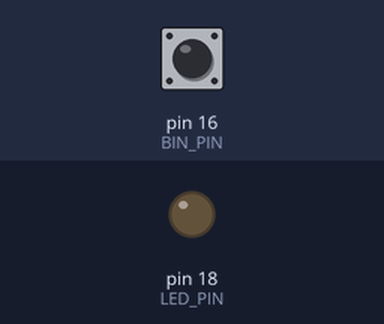
The program below on a simulated Raspberry Pi (header pin numbers). Parts: output pins drawn as LEDs (lit = HIGH). The test bench sets the inputs (shaded band); at power-on: pin 16 (BIN_PIN) HIGH. What the program prints to the terminal is not drawn.

Above: at 1.2 s.
1.3 s: pin 16 (BIN_PIN) pulled LOW for 0.15 s
At 1.37 s:
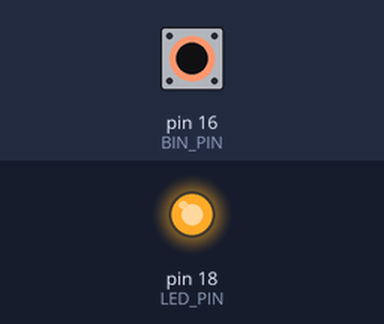
2.9 s: pin 16 (BIN_PIN) pulled LOW for 3.2 s
At 7.0 s:
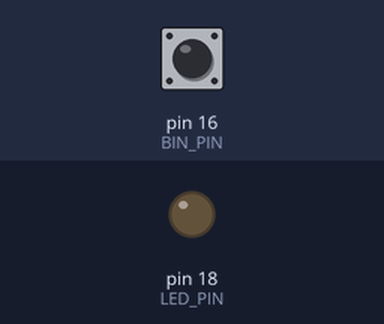
Timing chart, 0 to 8.5 s (numbered marks = the images above; inputs shaded):
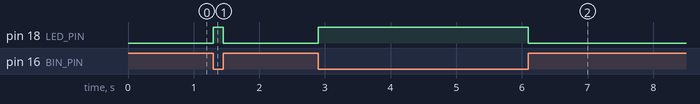

Measured:
- after the input at 1.3 s, pin 18 (LED_PIN): LOW → HIGH at once, → LOW 0.15 s later
- after the input at 2.9 s, pin 18 (LED_PIN): LOW → HIGH at once, → LOW 3.2 s later

The program:

checkpoint1.1.py
```python
# Luís Carlos Delgado Torrecilha - 15472530
# Beatriz Fonseca Silva - 15653959
import RPi.GPIO as GPIO  # Puxa a biblioteca para controlar as portas (pinos) da Raspberry Pi
import time              # Puxa a biblioteca de tempo para fazer pausas/esperas

# Define quais pinos físicos da placa serão usados
LED_PIN = 18             # Pino onde o LED está conectado
BIN_PIN = 16             # Pino onde o botão está conectado

# Função chamada automaticamente toda vez que o botão muda de estado (aperta ou solta)
def evento_botao(canal):
    # Se o botão foi apertado (tensão foi para zero/LOW por causa do pull-up)
    if GPIO.input(BIN_PIN) == GPIO.LOW:
        GPIO.output(LED_PIN, GPIO.HIGH)  # Liga o LED
    else:
        GPIO.output(LED_PIN, GPIO.LOW)   # Se soltou o botão, desliga o LED

def main():
    GPIO.setmode(GPIO.BOARD)  # Usa a numeração física dos pinos da placa (1 a 40)

    GPIO.setup(LED_PIN, GPIO.OUT)  # Configura o pino do LED como SAÍDA (manda energia)

    # Configura o pino do botão como ENTRADA com resistor interno (mantém o pino em 3.3V até ser apertado)
    GPIO.setup(BIN_PIN, GPIO.IN, pull_up_down=GPIO.PUD_UP)

    # Avisa a placa para vigiar o botão: se mudar de estado (apertar ou soltar), chama a função 'evento_botao'
    # bouncetime=50 evita leituras falsas causadas pelo tremor mecânico do botão
    GPIO.add_event_detect(BIN_PIN, GPIO.BOTH, callback=evento_botao, bouncetime=50)

    try:
        print("Sistema iniciado. Pressione o botão para acender o LED (CTRL+C para sair).")
        # Mantém o programa rodando parado em segundo plano para não fechar sozinho
        while True:
            time.sleep(1)

    except KeyboardInterrupt:
        # Se o usuário apertar CTRL+C no teclado, avisa e encerra sem dar erro
        print("\nPrograma interrompido pelo usuário.")

    finally:
        # Limpa as configurações dos pinos para deixá-los seguros e prontos para outro uso
        GPIO.cleanup()

# Garante que a função principal só rode se o script for executado diretamente
if __name__ == '__main__':
    main()
```
